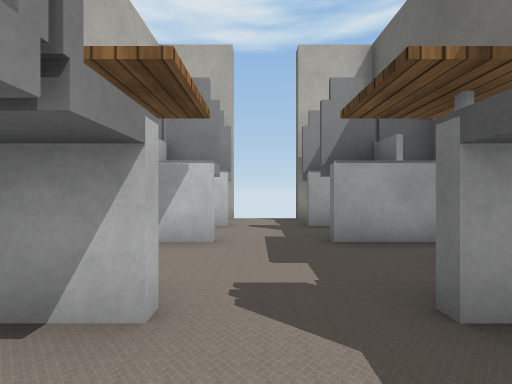
view 1 (above)

22 first-person views from a walk through a robot-simulator world made for Webots. The camera is 0.38 m above the floor, looks level and sees 90° across. The floor is counted in squares, 0.5 m on a side. Each view is taken from the middle of a square. On the plan, view 1 faces up. The plan holds only what a view shows up to about 9 squares ahead; the rest is blank. The robots in the file are not drawn. Simple shapes and patterns stand in for the simulator's stock objects.

view 2
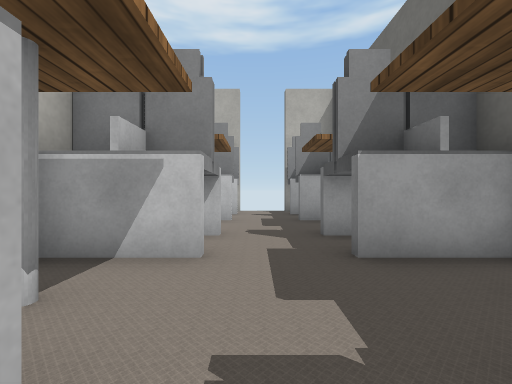

view 3
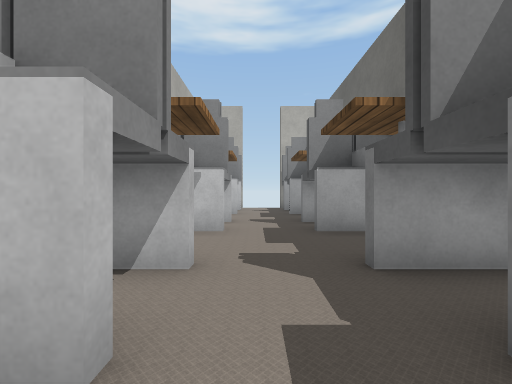

view 4
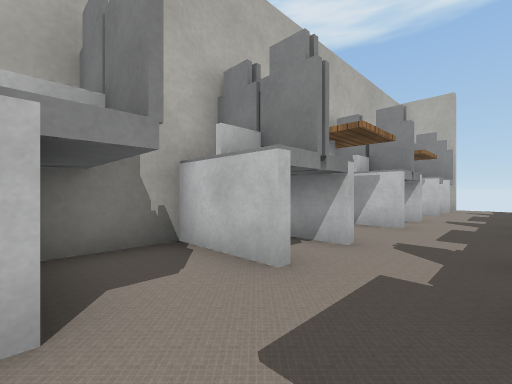

view 5
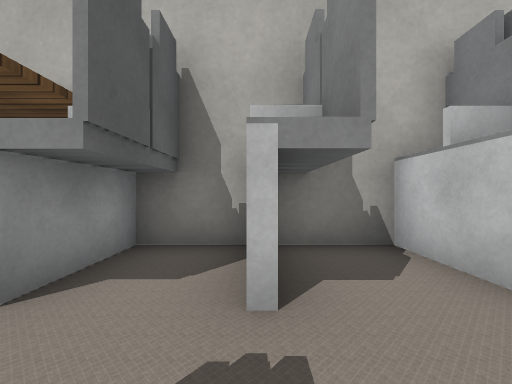

view 6
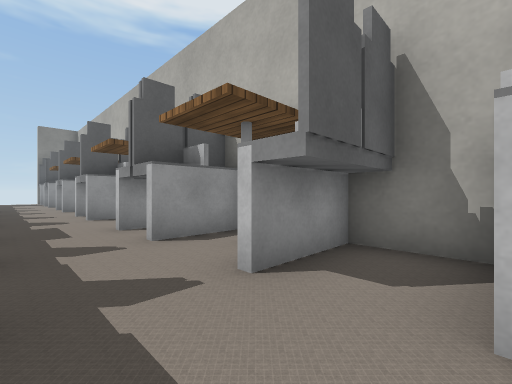

view 7
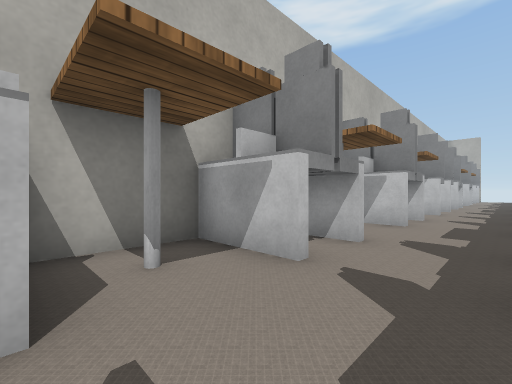

view 8
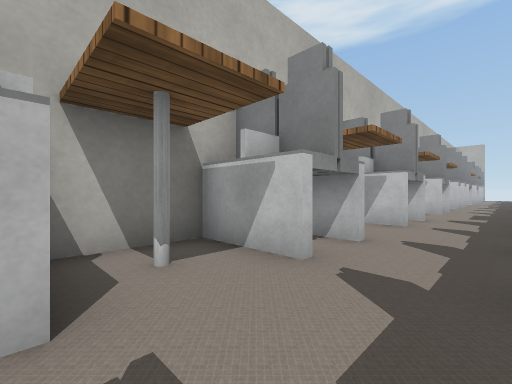

view 9
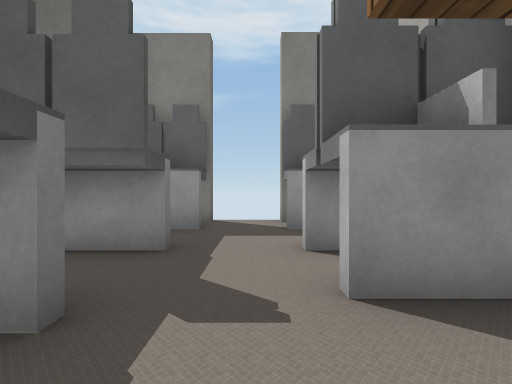

view 10
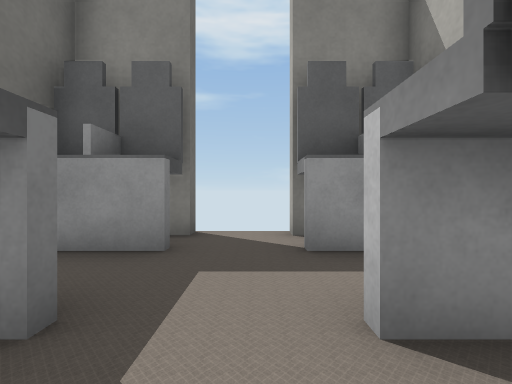

view 11
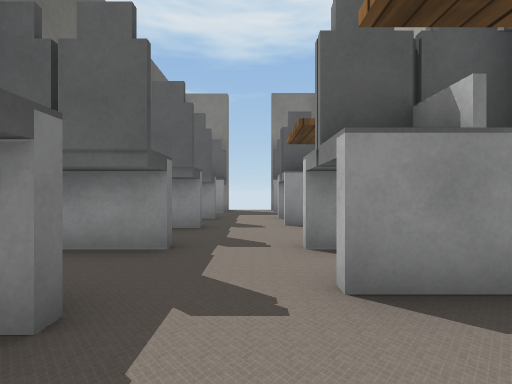

view 12
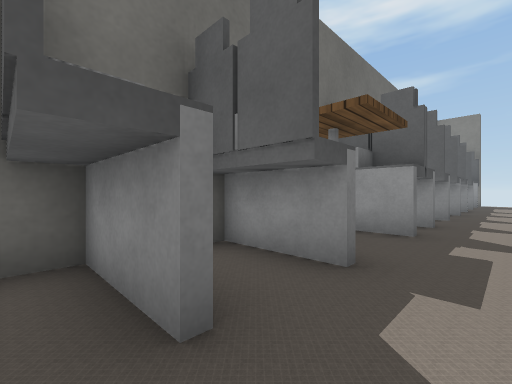

view 13
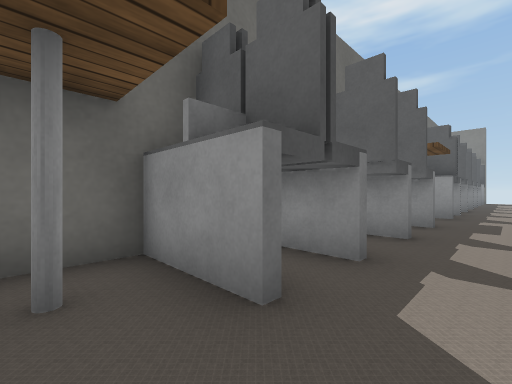

view 14
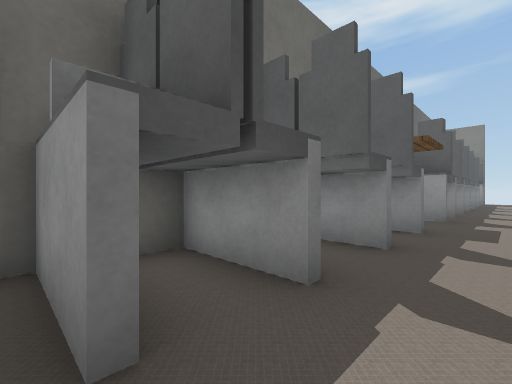

view 15
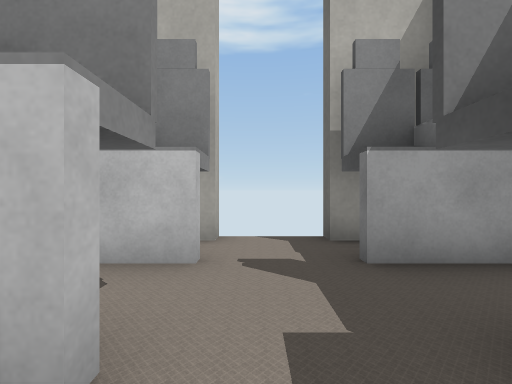

view 16
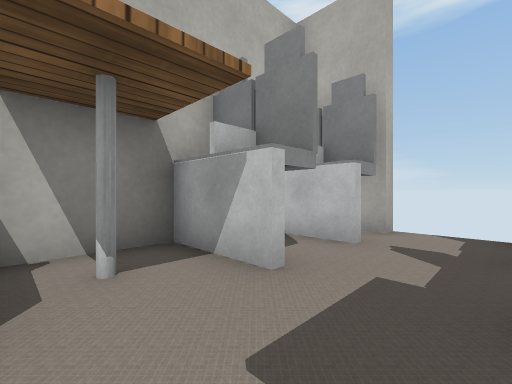

view 17
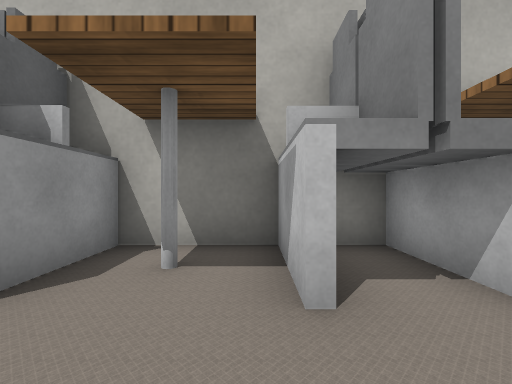

view 18
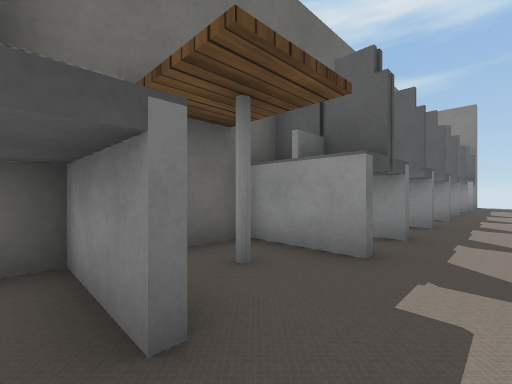

view 19
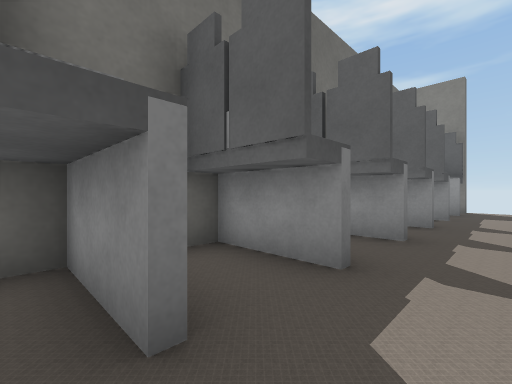

view 20
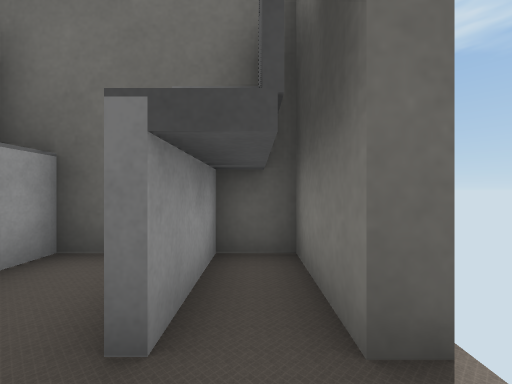

view 21
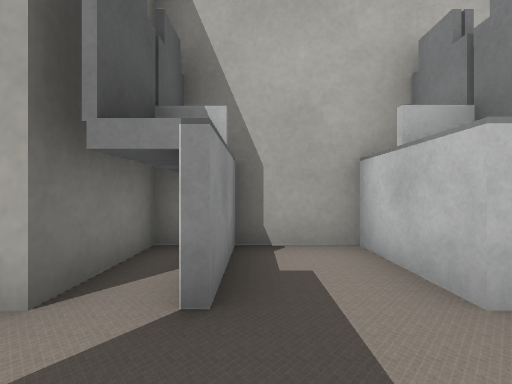

view 22
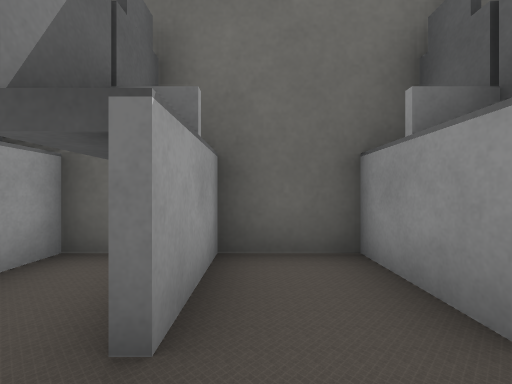

### Floor plan
Points are (right, up) in squares from view 1. A wall is a line through its corners. A room is listed if a view was taken in it or the views show most of it. See-through windows are left out.
Room 1 (views 1, 2, 3, 4, 5, 6, 7, 8, 9, 10, 11, 12, 13, 14, 15, 16, 17, 18, 19, 20, 21, 22)
walls: (-1.4, -10.1) (-2.7, -10.1) (-2.7, -14) (-1.4, -14); (-2.5, -9.9) (-1.4, -9.9); (3.2, -6.2) (3.2, -5); (-0.6, -4) (-1.5, -4); (-2.7, -15.6) (-2.7, -17.9); (-2.7, -4) (-2.7, -7.7); (3.2, -17.4) (3.2, -7.1); (-2, -17.9) (-1.4, -17.9); (-2.7, -19.5) (-2.7, -21.6); (-0.6, 0) (-1.5, 0); (-1.9, -21.8) (-1.4, -21.8); (3.2, -22.2) (3.2, -21.6); (-2.7, -23.5) (-2.7, -26.5) (-0.6, -26.5); (-0.6, 3.9) (-1.5, 3.9); (-2.7, 3.9) (-2.7, 2); (-1.4, 5.7) (-2, 5.7); (1.2, -26.5) (3.2, -26.5) (3.2, -23.5); (-0.6, 7) (-1.1, 7); (1.7, 7) (1.2, 7) (1.2, 7.5)
objects: grey box (-2, -26) to (-1, -25); grey box (-2, -24) to (-1, -24); grey box (-2, -23) to (-1, -22); wooden box (-2, -21); grey box (-2, -20) to (-1, -20); grey box (-2, -19) to (-1, -18); wooden box (-2, -17); grey box (-2, -16) to (-1, -16); grey box (-2, -15) to (-1, -14); wooden box (-2, -13); grey box (-2, -12) to (-1, -12); grey box (-2, -11) to (-1, -10); wooden box (-2, -9); grey box (-2, -8) to (-1, -7); grey box (-2, -6) to (-1, -5); grey box (-2, -4) to (-1, -3); grey box (-2, -2) to (-1, -2); wooden box (-2, -1); grey box (-2, 0) to (-1, 1); grey box (-2, 2) to (-1, 2); wooden box (-2, 3); grey box (-2, 4) to (-1, 5); white pole (-1, -21); white pole (-1, -17); white pole (-1, -13); white pole (-1, -9); white pole (-1, -1); white pole (-1, 3); grey box (-1, 6); grey box (1, -26) to (2, -25); grey box (1, -24) to (2, -23); grey box (1, -22) to (2, -21); grey box (1, -20) to (2, -19); grey box (1, -18) to (2, -17); grey box (1, -16) to (2, -15); grey box (1, -14) to (2, -14); white pole (1, -13); grey box (1, -12) to (2, -11); grey box (1, -10) to (2, -9); grey box (1, -8) to (2, -8); grey box (1, -7) to (2, -6); white pole (1, -5); grey box (1, -4) to (2, -3); grey box (1, -2) to (2, -2); other object (1, -1); grey box (1, 0) to (2, 0); grey box (1, 1) to (2, 2); white pole (1, 3); grey box (1, 4) to (2, 5); grey box (1, 6) to (2, 6); wooden box (2, -13); wooden box (2, -5); wooden box (2, -1); wooden box (2, 3)

Where each view was taken, in squares from view 1:
view 1: 0 up, 0 right, facing up
view 2: 3 down, 0 right, facing up
view 3: 5 down, 0 right, facing up
view 4: 6 down, 1 right, facing up-left
view 5: 6 down, 1 right, facing left
view 6: 6 down, 1 right, facing down-left
view 7: 18 down, 1 right, facing up-left
view 8: 22 down, 1 right, facing up-left
view 9: 20 down, 0 right, facing down
view 10: 22 down, 0 right, facing down
view 11: 16 down, 0 right, facing down
view 12: 9 down, 0 right, facing down-right
view 13: 5 down, 0 right, facing down-right
view 14: 6 down, 0 right, facing down-right
view 15: 3 up, 0 right, facing up
view 16: 2 up, 1 right, facing up-left
view 17: 12 down, 1 right, facing left
view 18: 11 down, 0 right, facing down-right
view 19: 15 down, 0 right, facing down-right
view 20: 26 down, 0 right, facing right
view 21: 25 down, 1 right, facing left
view 22: 24 down, 0 right, facing right
